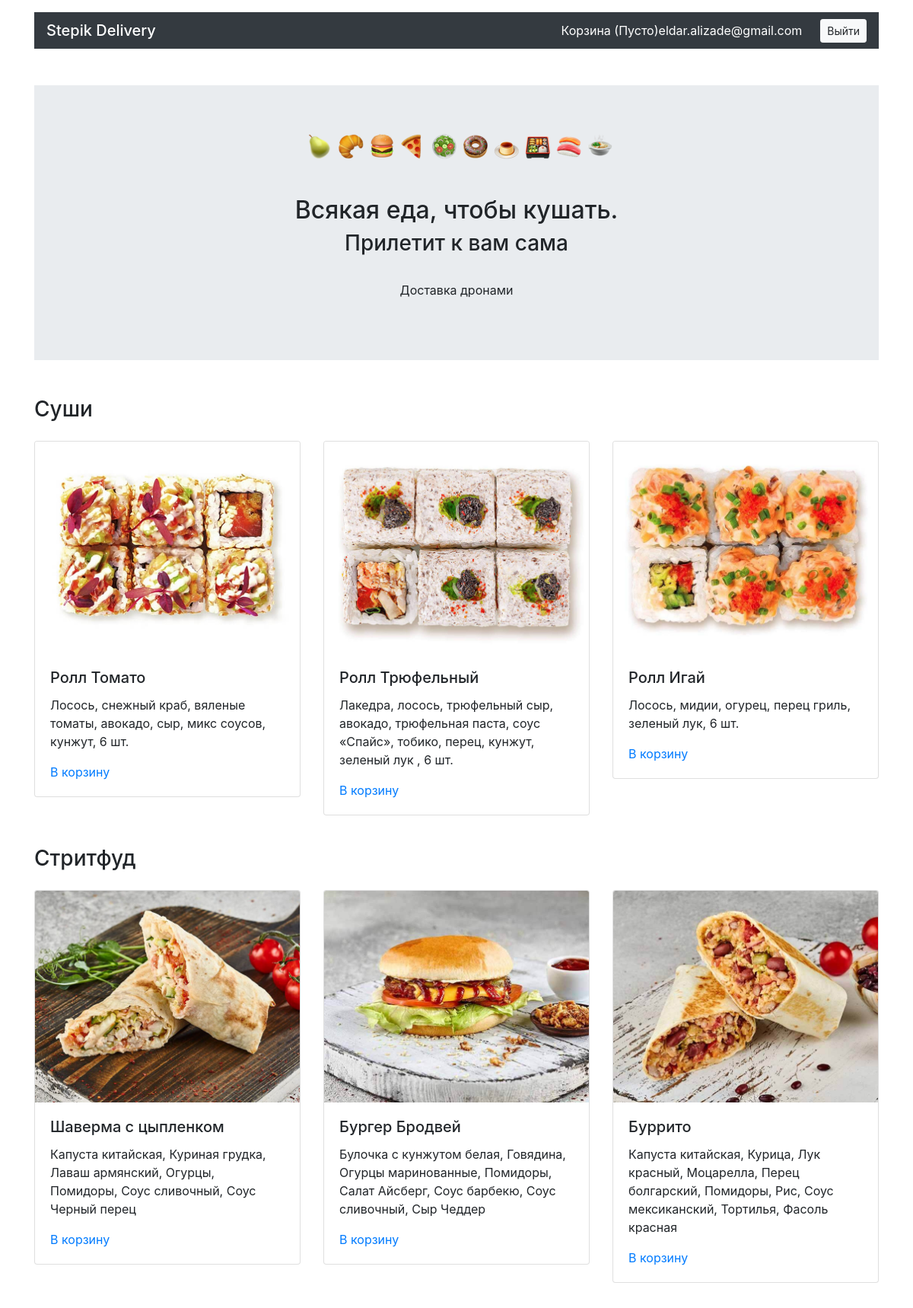
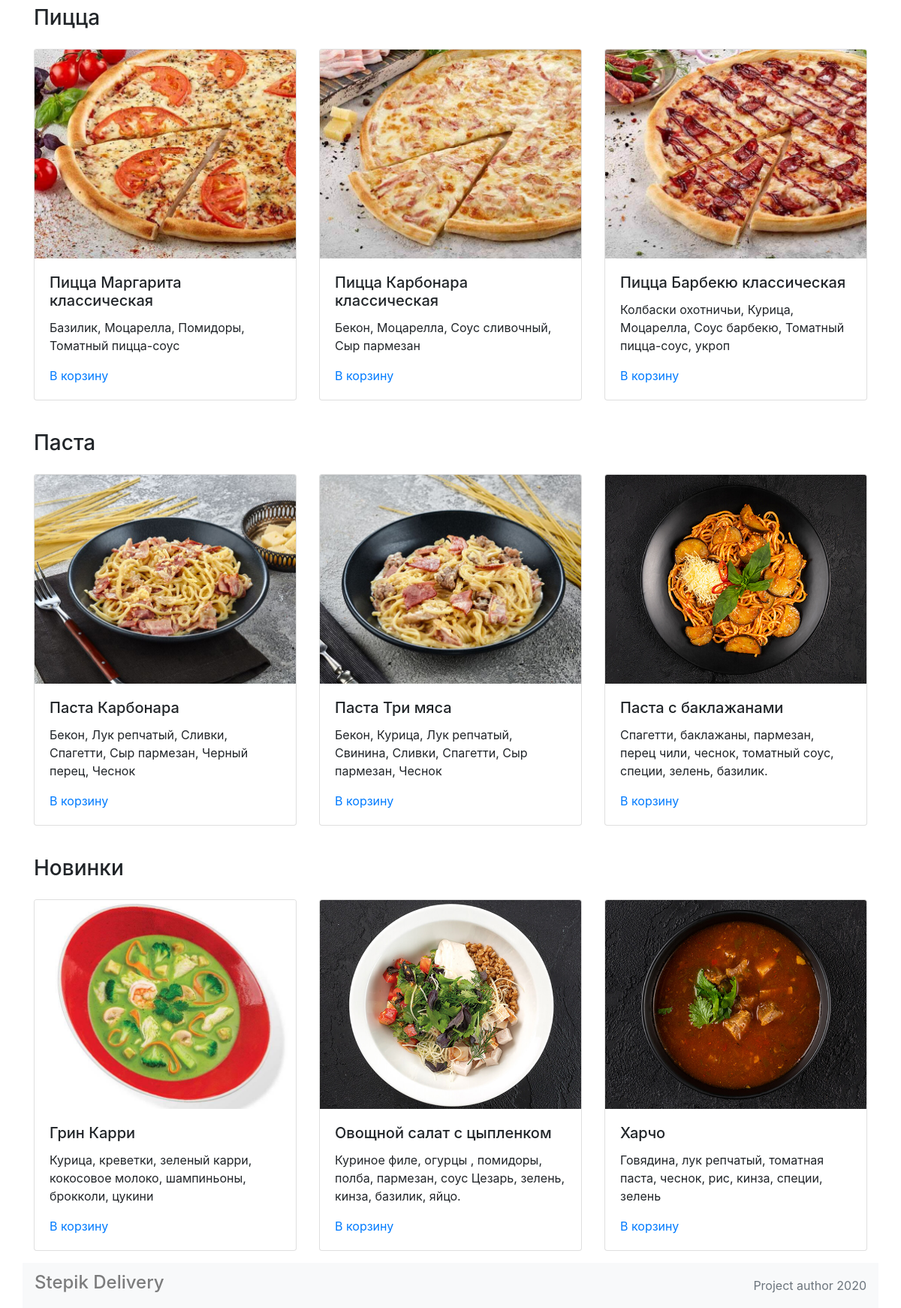
The app's page / (signed in) with its own data (2 pictures, top to bottom).
### models.py (models this page shows)
class User(db.Model, UserMixin):
    __tablename__ = 'user'
    id = db.Column(db.Integer, primary_key=True)
    email = db.Column(db.String, unique=True)
    password = db.Column(db.String)
    active = db.Column(db.Boolean)
    roles = db.relationship('Role', secondary=roles_users, backref='user',)
    orders = db.relationship('Order', backref='user')

class Category(db.Model):
    __tablename__ = 'category'
    id = db.Column(db.Integer, primary_key=True)
    title = db.Column(db.String)
    meals = db.relationship('Meal', backref='category')

class Meal(db.Model):
    __tablename__ = 'meal'
    id = db.Column(db.Integer, primary_key=True)
    title = db.Column(db.String)
    price = db.Column(db.Integer)
    desc = db.Column(db.String)
    pic = db.Column(db.String)
    category_id = db.Column(db.Integer, db.ForeignKey('category.id', ondelete='CASCADE'))

### index/index.py (the view)
@index.route('')
def index_render():
    print(session)
    category = db.session.query(Category).all()
    return render_template('index.html', category=category)

### app.py (called while the page is built, shortened)
@app.context_processor
def menu_cart():
    return dict(menu_cart='Пусто')

### index/templates/index.html (shortened to what this page needs)
{% extends 'base.html' %} {% block body %}
<main class="container mt-3">
    <section class="my-5 jumbotron jumbotron-fluid">
        <div class="text-center">
            <img class="ml-2"
                 alt="" width="401" height="33">
            <h1 class="h2 mt-5 m-2">Всякая еда, чтобы кушать.</h1>
            <h2 class="h3">Прилетит к вам сама</h2>
            <p class="pt-4">Доставка дронами</p>
        </div>
    </section>
    <section>
        {% for cat in category %}
        <h3 class="my-4">{{ cat.title }}</h3>
        <div class="row mt-4">
            {% for meal in cat.meals[:3] %}
            <div class="col-12 col-md-4">
                <div class="card mb-3">
                    <img src="{{ url_for('static', filename='pictures/'+ meal.pic) }}" width="300" class="card-img-top"
                         alt="">
                    <div class="card-body">
                        <h4 class="h5 card-title">{{ meal.title }}</h4>
                        <p class="card-text">{{ meal.desc }}</p>
                        <a href="{{ url_for('cart.add_render', id=meal.id) }}" btn btn-danger">В корзину</a>
                    </div>
                </div>
            </div>
            {% endfor %}
        </div>
        {% endfor %}
    </section>
</main>
{% endblock %}

### templates/base.html (shortened to what this page needs)
<!DOCTYPE html>
<html lang="ru">
<head>
  <link rel="stylesheet" href="https://stackpath.bootstrapcdn.com/bootstrap/4.3.1/css/bootstrap.min.css">
  <link rel="stylesheet" href="{{ url_for('static', filename='css/style.css') }}">
</head>
<body>
<header class="container mt-3">
    <nav class="py-1 navbar navbar-dark bg-dark">
      <ul class="navbar-nav mr-auto mt-2 mt-lg-0">
        <p class=" h5 my-2 text-white bg-dark">Stepik Delivery</p>
      </ul>
      <p class="my-2 text-white bg-dark ">Корзина ({{ menu_cart }}) </p>
      {% if current_user.is_authenticated %}
      <p class="my-2 text-white bg-dark "> {{ current_user.email }}  </p>
      <a href="{{ url_for('security.logout') }}" class="btn btn-light btn-sm ml-4">Выйти</a>
      {% else %}
      <a href="{{ url_for('security.login') }}" class="btn btn-warning btn-sm ml-4">Войти</a>
      {% endif %}
    </nav>
  </header>
{% block body %}
{% endblock %}
  <footer class="footer">
    <nav class="container navbar navbar-light bg-light">
      <ul class="navbar-nav mr-auto">
        <p class="h4 nav-link">Stepik Delivery</p>
      </ul>
      <a class="text-muted" href="#">Project author 2020</a>
    </nav>
  </footer>
</body>
</html>

### static/css/style.css (style rules this page uses)
html { position: relative; min-height: 100%; }
body { margin-bottom: 60px; }
.footer { position: absolute; bottom: 0; width: 100%; height: 60px; line-height: 60px; }
.navbar { padding-top: 0; padding-bottom: 0; }

### records on screen
User: email "eldar.alizade@gmail.com"
Category: title "Суши"
Meal: pic (picture), title "Ролл Томато", desc "Лосось, снежный краб, вяленые томаты, авокадо, сыр, микс соусов, кунжут, 6 шт."
Meal: pic (picture), title "Ролл Трюфельный", desc "Лакедра, лосось, трюфельный сыр, авокадо, трюфельная паста, соус «Спайс», тобико, перец, кунжут, зеленый лук , 6 шт."
Meal: pic (picture), title "Ролл Игай", desc "Лосось, мидии, огурец, перец гриль, зеленый лук, 6 шт."
Category: title "Стритфуд"
Meal: pic (picture), title "Шаверма с цыпленком", desc "Капуста китайская, Куриная грудка, Лаваш армянский, Огурцы, Помидоры, Соус сливочный, Соус Черный перец"
Meal: pic (picture), title "Бургер Бродвей", desc "Булочка с кунжутом белая, Говядина, Огурцы маринованные, Помидоры, Салат Айсберг, Соус барбекю, Соус сливочный, Сыр Чеддер"
Meal: pic (picture), title "Буррито", desc "Капуста китайская, Курица, Лук красный, Моцарелла, Перец болгарский, Помидоры, Рис, Соус мексиканский, Тортилья, Фасоль красная"
Category: title "Пицца"
Meal: pic (picture), title "Пицца Маргарита классическая", desc "Базилик, Моцарелла, Помидоры, Томатный пицца-соус"
Meal: pic (picture), title "Пицца Карбонара классическая", desc "Бекон, Моцарелла, Соус сливочный, Сыр пармезан"
Meal: pic (picture), title "Пицца Барбекю классическая", desc "Колбаски охотничьи, Курица, Моцарелла, Соус барбекю, Томатный пицца-соус, укроп"
Category: title "Паста"
Meal: pic (picture), title "Паста Карбонара", desc "Бекон, Лук репчатый, Сливки, Спагетти, Сыр пармезан, Черный перец, Чеснок"
Meal: pic (picture), title "Паста Три мяса", desc "Бекон, Курица, Лук репчатый, Свинина, Сливки, Спагетти, Сыр пармезан, Чеснок"
Meal: pic (picture), title "Паста с баклажанами", desc "Спагетти, баклажаны, пармезан, перец чили, чеснок, томатный соус, специи, зелень, базилик."
Category: title "Новинки"
Meal: pic (picture), title "Грин Карри", desc "Курица, креветки, зеленый карри, кокосовое молоко, шампиньоны, брокколи, цукини"
Meal: pic (picture), title "Овощной салат с цыпленком", desc "Куриное филе, огурцы , помидоры, полба, пармезан, соус Цезарь, зелень, кинза, базилик, яйцо."
Meal: pic (picture), title "Харчо", desc "Говядина, лук репчатый, томатная паста, чеснок, рис, кинза, специи, зелень"

### other values on screen
{{ menu_cart }} "Пусто"
